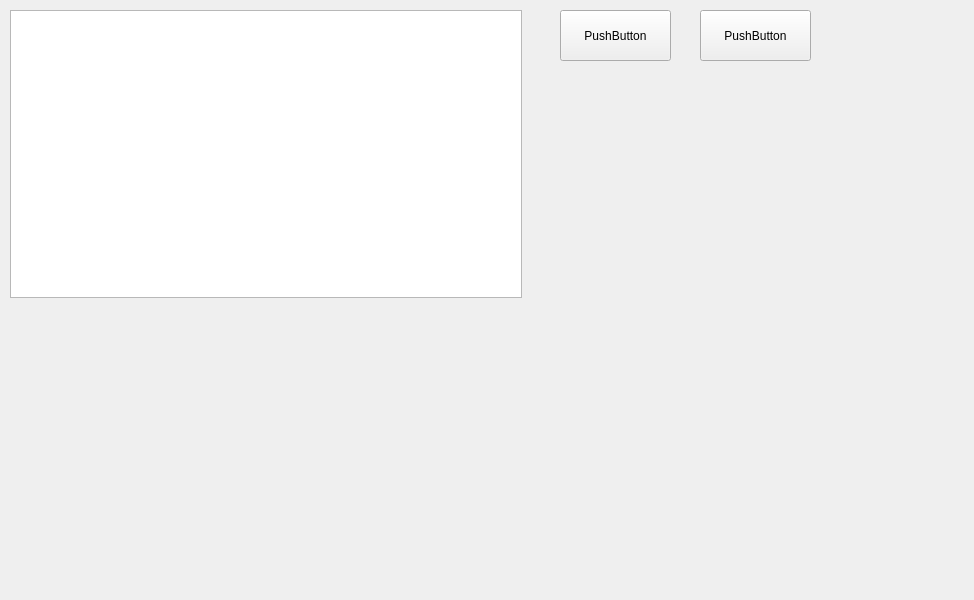
<?xml version="1.0" encoding="UTF-8"?>
<ui version="4.0">
 <class>Form</class>
 <widget class="QWidget" name="Form">
  <property name="geometry">
   <rect>
    <x>0</x>
    <y>0</y>
    <width>974</width>
    <height>600</height>
   </rect>
  </property>
  <property name="windowTitle">
   <string>Form</string>
  </property>
  <widget class="QGraphicsView" name="graphicsView">
   <property name="geometry">
    <rect>
     <x>10</x>
     <y>10</y>
     <width>512</width>
     <height>288</height>
    </rect>
   </property>
  </widget>
  <widget class="QPushButton" name="pushButton">
   <property name="geometry">
    <rect>
     <x>560</x>
     <y>10</y>
     <width>111</width>
     <height>51</height>
    </rect>
   </property>
   <property name="text">
    <string>PushButton</string>
   </property>
  </widget>
  <widget class="QPushButton" name="pushButton_2">
   <property name="geometry">
    <rect>
     <x>700</x>
     <y>10</y>
     <width>111</width>
     <height>51</height>
    </rect>
   </property>
   <property name="text">
    <string>PushButton</string>
   </property>
  </widget>
 </widget>
 <resources/>
 <connections/>
</ui>
